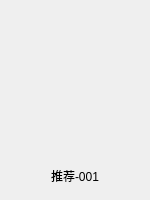
<?xml version="1.0" encoding="UTF-8"?>
<ui version="4.0">
 <class>RecBoxItem</class>
 <widget class="QWidget" name="RecBoxItem">
  <property name="geometry">
   <rect>
    <x>0</x>
    <y>0</y>
    <width>150</width>
    <height>200</height>
   </rect>
  </property>
  <property name="minimumSize">
   <size>
    <width>150</width>
    <height>200</height>
   </size>
  </property>
  <property name="maximumSize">
   <size>
    <width>150</width>
    <height>200</height>
   </size>
  </property>
  <property name="windowTitle">
   <string>Form</string>
  </property>
  <layout class="QVBoxLayout" name="verticalLayout">
   <property name="spacing">
    <number>2</number>
   </property>
   <property name="leftMargin">
    <number>0</number>
   </property>
   <property name="topMargin">
    <number>0</number>
   </property>
   <property name="rightMargin">
    <number>0</number>
   </property>
   <property name="bottomMargin">
    <number>0</number>
   </property>
   <item>
    <widget class="QWidget" name="recboxitemStyle" native="true">
     <property name="minimumSize">
      <size>
       <width>150</width>
       <height>150</height>
      </size>
     </property>
     <widget class="QLabel" name="recboximage">
      <property name="geometry">
       <rect>
        <x>0</x>
        <y>0</y>
        <width>150</width>
        <height>150</height>
       </rect>
      </property>
      <property name="minimumSize">
       <size>
        <width>150</width>
        <height>150</height>
       </size>
      </property>
      <property name="text">
       <string/>
      </property>
     </widget>
     <widget class="QPushButton" name="recboxButton">
      <property name="geometry">
       <rect>
        <x>50</x>
        <y>70</y>
        <width>50</width>
        <height>50</height>
       </rect>
      </property>
      <property name="cursor">
       <cursorShape>PointingHandCursor</cursorShape>
      </property>
      <property name="styleSheet">
       <string notr="true">#recboxButton
{

	border:none;
}</string>
      </property>
      <property name="text">
       <string/>
      </property>
     </widget>
    </widget>
   </item>
   <item>
    <widget class="QLabel" name="recboxText">
     <property name="text">
      <string>推荐-001</string>
     </property>
     <property name="alignment">
      <set>Qt::AlignCenter</set>
     </property>
    </widget>
   </item>
  </layout>
 </widget>
 <resources/>
 <connections/>
</ui>
